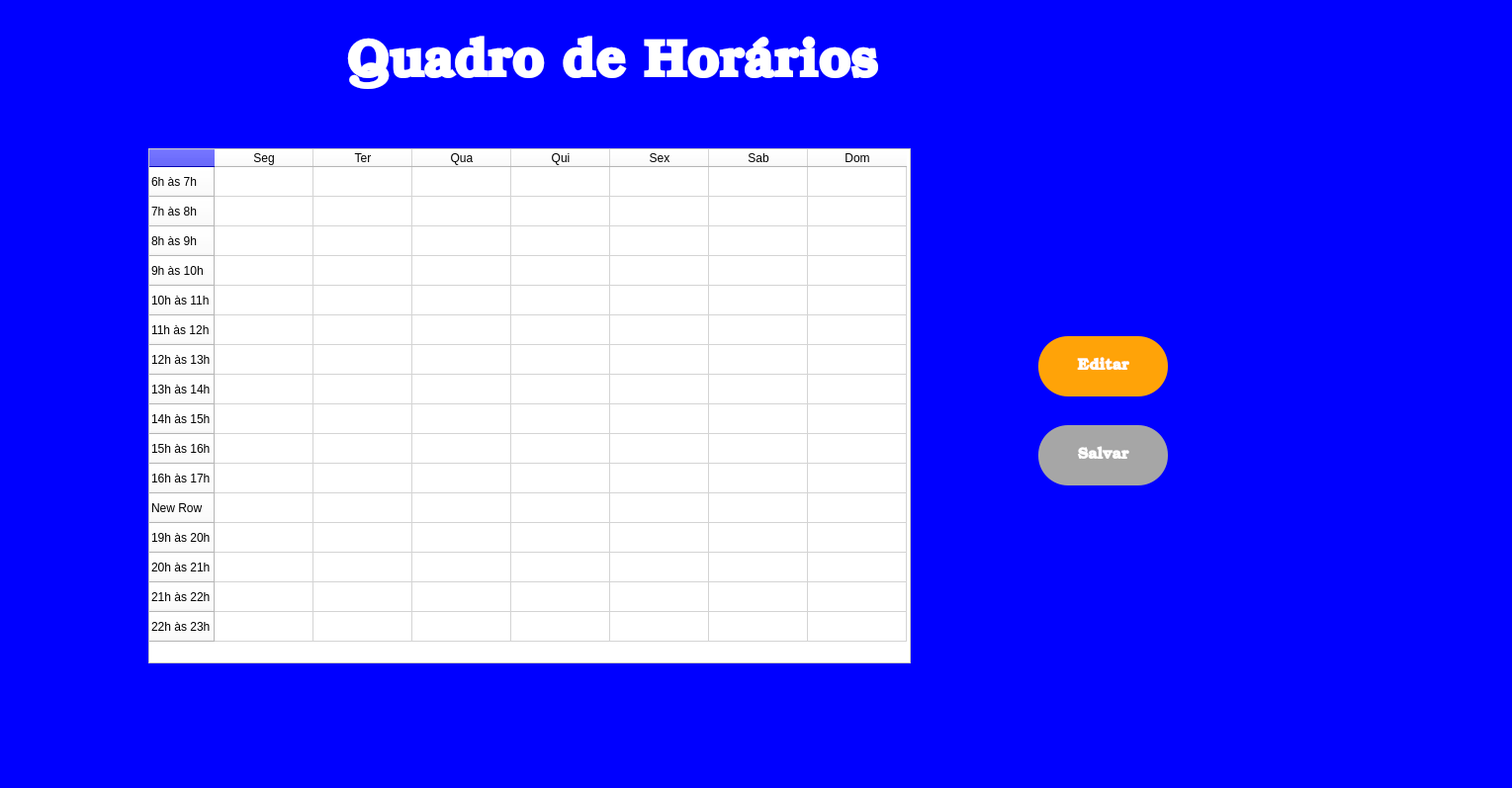
<?xml version="1.0" encoding="UTF-8"?>
<ui version="4.0">
 <class>QuadroDeHorarios</class>
 <widget class="QMainWindow" name="QuadroDeHorarios">
  <property name="geometry">
   <rect>
    <x>0</x>
    <y>0</y>
    <width>1529</width>
    <height>797</height>
   </rect>
  </property>
  <property name="windowTitle">
   <string>MainWindow</string>
  </property>
  <property name="styleSheet">
   <string notr="true">background-color: blue;</string>
  </property>
  <widget class="QWidget" name="centralwidget">
   <widget class="QLabel" name="labelTitulo">
    <property name="geometry">
     <rect>
      <x>350</x>
      <y>30</y>
      <width>551</width>
      <height>71</height>
     </rect>
    </property>
    <property name="font">
     <font>
      <family>Bookman Old Style</family>
      <pointsize>40</pointsize>
      <bold>true</bold>
     </font>
    </property>
    <property name="styleSheet">
     <string notr="true">color:white</string>
    </property>
    <property name="text">
     <string>Quadro de Horários</string>
    </property>
   </widget>
   <widget class="QTableWidget" name="tableWidgetQuadroHor">
    <property name="geometry">
     <rect>
      <x>150</x>
      <y>150</y>
      <width>771</width>
      <height>521</height>
     </rect>
    </property>
    <property name="styleSheet">
     <string notr="true">background-color: white;</string>
    </property>
    <row>
     <property name="text">
      <string>6h às 7h</string>
     </property>
    </row>
    <row>
     <property name="text">
      <string>7h às 8h</string>
     </property>
    </row>
    <row>
     <property name="text">
      <string>8h às 9h</string>
     </property>
    </row>
    <row>
     <property name="text">
      <string>9h às 10h</string>
     </property>
    </row>
    <row>
     <property name="text">
      <string>10h às 11h</string>
     </property>
    </row>
    <row>
     <property name="text">
      <string>11h às 12h</string>
     </property>
    </row>
    <row>
     <property name="text">
      <string>12h às 13h</string>
     </property>
    </row>
    <row>
     <property name="text">
      <string>13h às 14h</string>
     </property>
    </row>
    <row>
     <property name="text">
      <string>14h às 15h</string>
     </property>
    </row>
    <row>
     <property name="text">
      <string>15h às 16h</string>
     </property>
    </row>
    <row>
     <property name="text">
      <string>16h às 17h</string>
     </property>
    </row>
    <row>
     <property name="text">
      <string>New Row</string>
     </property>
    </row>
    <row>
     <property name="text">
      <string>19h às 20h</string>
     </property>
    </row>
    <row>
     <property name="text">
      <string>20h às 21h</string>
     </property>
    </row>
    <row>
     <property name="text">
      <string>21h às 22h</string>
     </property>
    </row>
    <row>
     <property name="text">
      <string>22h às 23h</string>
     </property>
    </row>
    <column>
     <property name="text">
      <string>Seg</string>
     </property>
    </column>
    <column>
     <property name="text">
      <string>Ter</string>
     </property>
    </column>
    <column>
     <property name="text">
      <string>Qua</string>
     </property>
    </column>
    <column>
     <property name="text">
      <string>Qui</string>
     </property>
    </column>
    <column>
     <property name="text">
      <string>Sex</string>
     </property>
    </column>
    <column>
     <property name="text">
      <string>Sab</string>
     </property>
    </column>
    <column>
     <property name="text">
      <string>Dom</string>
     </property>
    </column>
   </widget>
   <widget class="QPushButton" name="botaoEditar">
    <property name="geometry">
     <rect>
      <x>1050</x>
      <y>340</y>
      <width>131</width>
      <height>61</height>
     </rect>
    </property>
    <property name="font">
     <font>
      <family>Bookman Old Style</family>
      <pointsize>12</pointsize>
      <bold>true</bold>
     </font>
    </property>
    <property name="toolTipDuration">
     <number>-4</number>
    </property>
    <property name="styleSheet">
     <string notr="true">background-color: #ffa308; color: white; border-radius: 30px;</string>
    </property>
    <property name="text">
     <string>Editar</string>
    </property>
   </widget>
   <widget class="QPushButton" name="botaoSalvar">
    <property name="geometry">
     <rect>
      <x>1050</x>
      <y>430</y>
      <width>131</width>
      <height>61</height>
     </rect>
    </property>
    <property name="font">
     <font>
      <family>Bookman Old Style</family>
      <pointsize>12</pointsize>
      <bold>true</bold>
     </font>
    </property>
    <property name="toolTipDuration">
     <number>-4</number>
    </property>
    <property name="styleSheet">
     <string notr="true">background-color: #a6a6a6; color: white; border-radius: 30px;</string>
    </property>
    <property name="text">
     <string>Salvar</string>
    </property>
   </widget>
  </widget>
  <widget class="QMenuBar" name="menubar">
   <property name="geometry">
    <rect>
     <x>0</x>
     <y>0</y>
     <width>1529</width>
     <height>22</height>
    </rect>
   </property>
  </widget>
  <widget class="QStatusBar" name="statusbar"/>
 </widget>
 <resources/>
 <connections/>
</ui>
